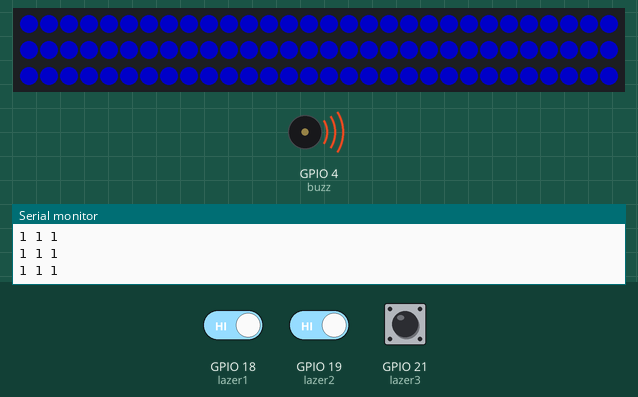
A sketch run on a simulated ESP32. On the bench: 90 RGB LEDs in strip order, left to right, continuing on the next row, buzzer (waves = sounding, pin HIGH), the last lines printed to the serial monitor. Inputs (shaded band) come from the test bench; at power-on: GPIO 18 (lazer1) HIGH, GPIO 19 (lazer2) HIGH, GPIO 21 (lazer3) HIGH. Dim RGB values are drawn brighter than linear.

Above: at 1.2 s.
1.3 s: GPIO 18 (lazer1) driven LOW
At 2.6 s:
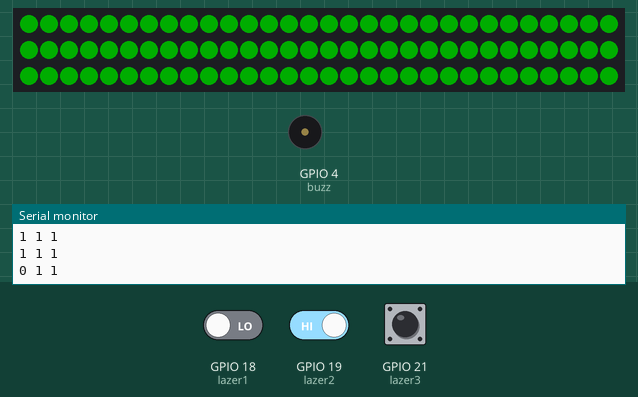
4.3 s: GPIO 18 (lazer1) driven HIGH
At 6.0 s:
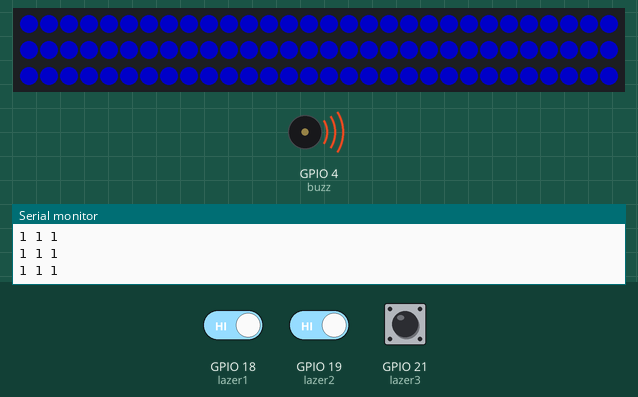
6.8 s: GPIO 19 (lazer2) driven LOW
At 7.8 s:
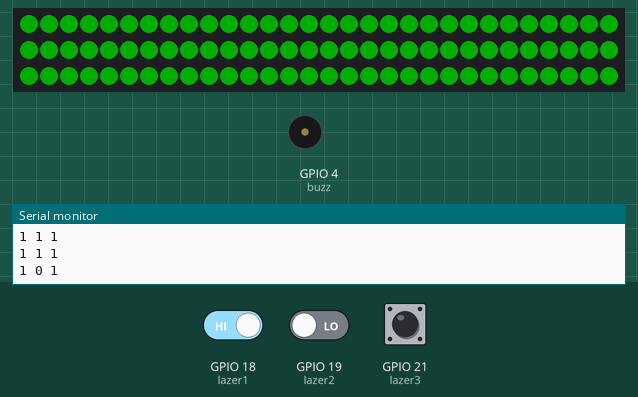
9.8 s: GPIO 19 (lazer2) driven HIGH
At 11.2 s:
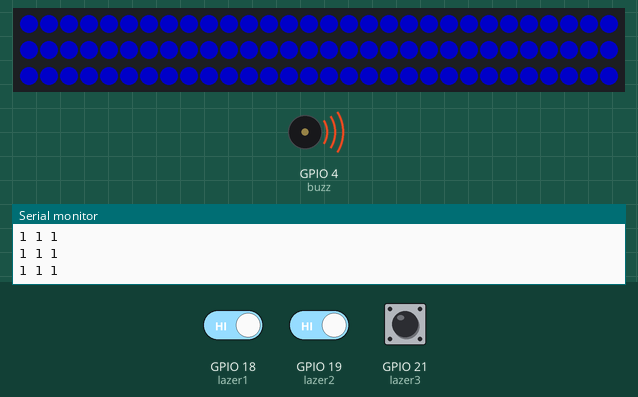
Timing chart, 0 to 12.8 s (numbered marks = the images above; inputs shaded):
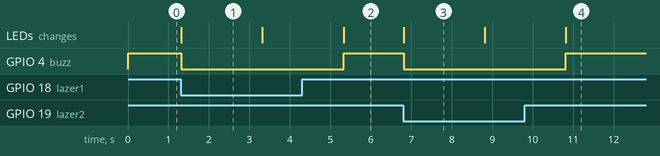

The sketch:

FinalCode_Drone.ino
```cpp
#include <FastLED.h> //include library for led strips
#define NUM_LEDS 90 //required setup
#define DATA_PIN 33
#define BRIGHTNESS 100 //variable for brightness
CRGB leds[NUM_LEDS];

int buzz = 4; //Digital pin # for other components
int lazer1 = 18;
int lazer2 = 19;
int lazer3 = 21;

void setup() {
  Serial.begin(9600); //initiate serial monitor
  FastLED.addLeds<WS2812, DATA_PIN, GRB>(leds, NUM_LEDS); //defining led strip model
  FastLED.setBrightness(BRIGHTNESS);
  pinMode(lazer1, INPUT); //creating an input value from the lazer sensor
  pinMode(lazer2, INPUT);
  pinMode(lazer3, INPUT);
  pinMode(buzz, OUTPUT);
  //changeColour(CRGB::Yellow);
}

void loop() {
  int detect1 = digitalRead(lazer1); //variables for detection of drone flying through the loop
  int detect2 = digitalRead(lazer2); //variables for all 3 sensors
  int detect3 = digitalRead(lazer3); //the third lazer has been given a variable for detection

    changeColour(CRGB::Blue); //colour remains blue
    FastLED.show();
    digitalWrite(buzz, HIGH);
    delay(1);
    Serial.print(detect1);
    Serial.print(" ");
    Serial.print(detect2);
    Serial.print(" ");
    Serial.print(detect3);
    Serial.println(" ");

    if(detect1 ==0 || detect2 ==0 || detect3 ==0)
    {
    changeColour(CRGB::Green); //colour remains blue
    FastLED.show();
    digitalWrite(buzz, LOW);
    delay(2000);
    }

}
void changeColour(CRGB color) {
  for (int i = 0; i < NUM_LEDS; i++) {
    leds[i] = color;
  }
}
```

Measured:
- after the input at 1.3 s, GPIO 4 (buzz): HIGH → LOW at once; the LEDs: change at once (image 1)
- after the input at 4.3 s, GPIO 4 (buzz): LOW → HIGH after 1.0 s
- after the input at 6.8 s, GPIO 4 (buzz): HIGH → LOW at once; the LEDs: change at once (image 3)
- after the input at 9.8 s, GPIO 4 (buzz): LOW → HIGH after 1.0 s
- what the display in image 1 shows lasts 2.0 s, from 1.3 s to 3.3 s
